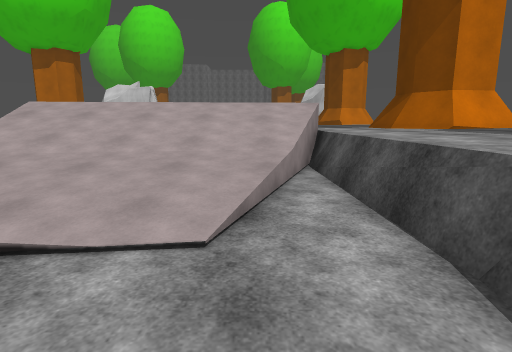
view 1 (above)

18 first-person views from a walk through a scene from a Unity 3-D project. The camera is 1.5 m above the floor, tilts 10° down and sees 80° across. The floor is counted in squares, 1 m on a side. Each view is taken from the middle of a square. On the plan, view 1 faces up. The plan holds only what a view shows up to about 15 squares ahead; the rest is blank. The place goes on beyond the plan. The player character is not drawn. Surface patterns are stand-ins for the level's own textures.

view 2
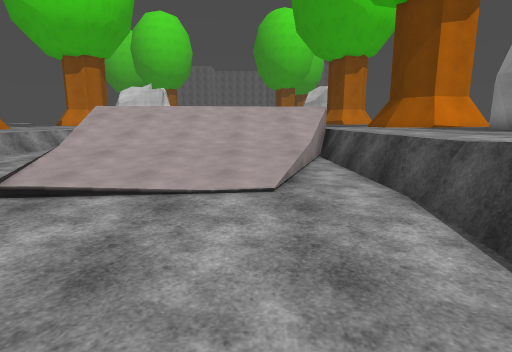

view 3
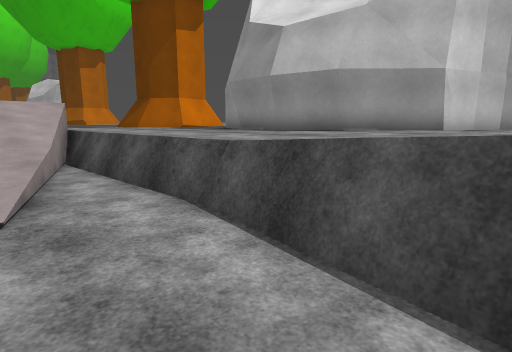

view 4
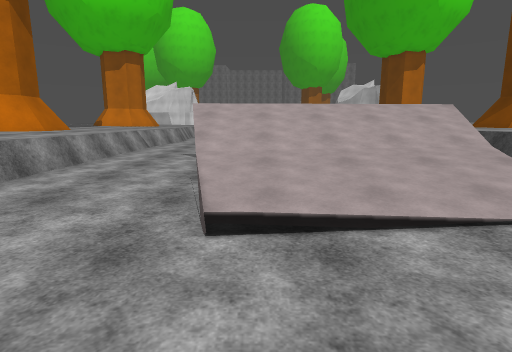

view 5
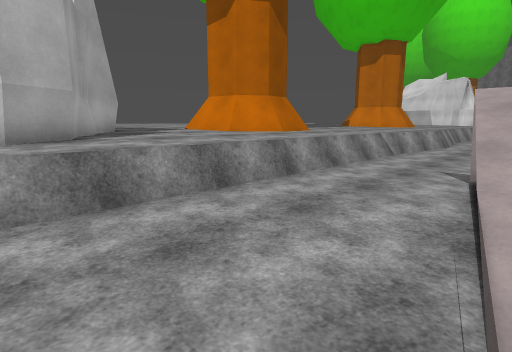

view 6
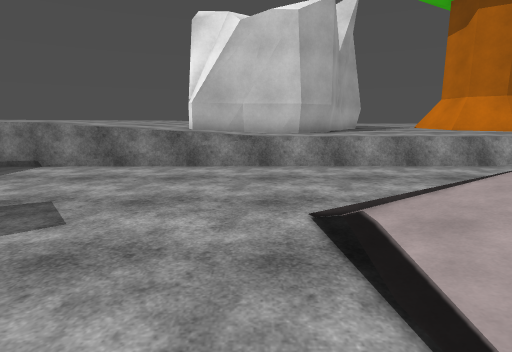

view 7
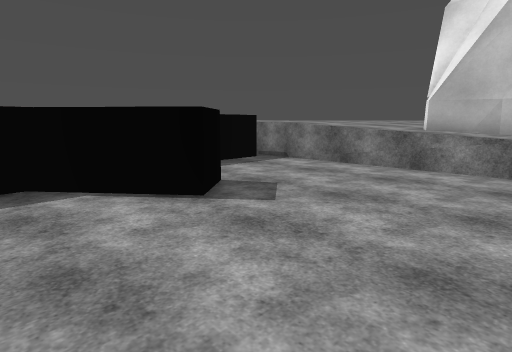

view 8
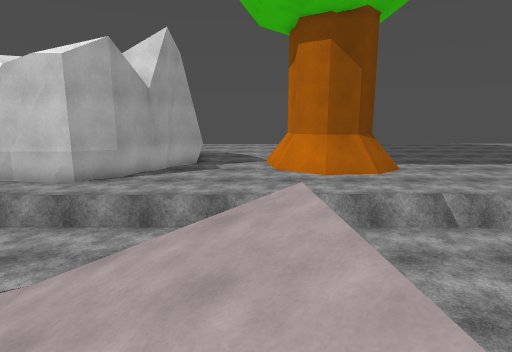

view 9
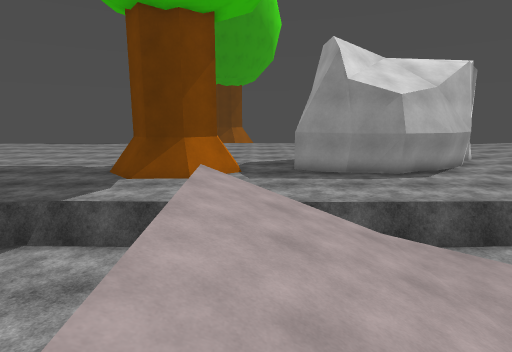

view 10
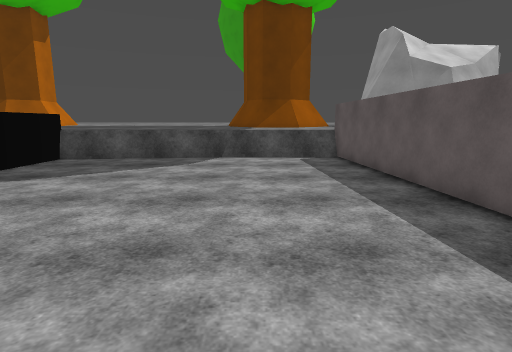

view 11
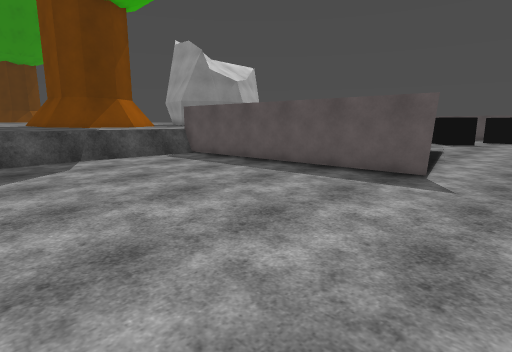

view 12
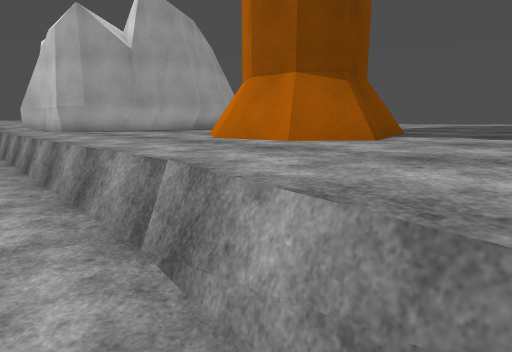

view 13
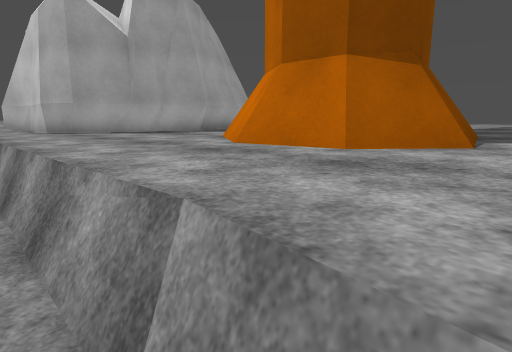

view 14
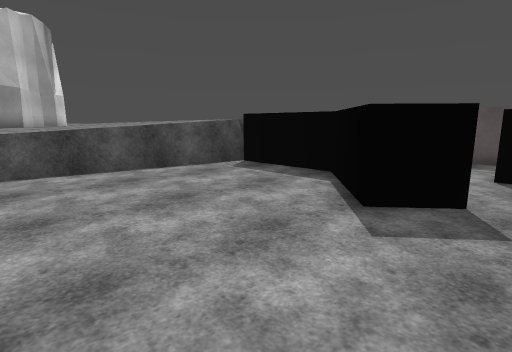

view 15
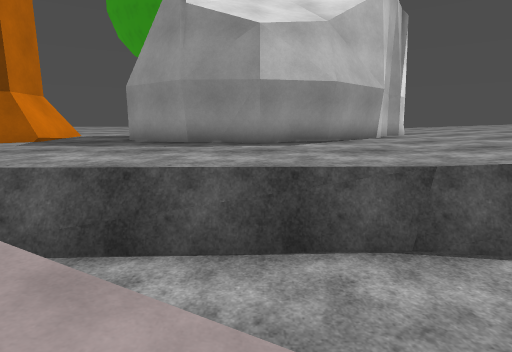

view 16
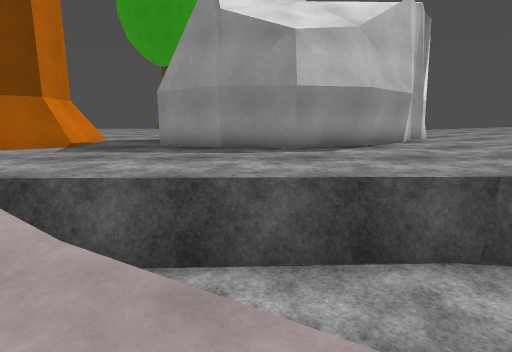

view 17
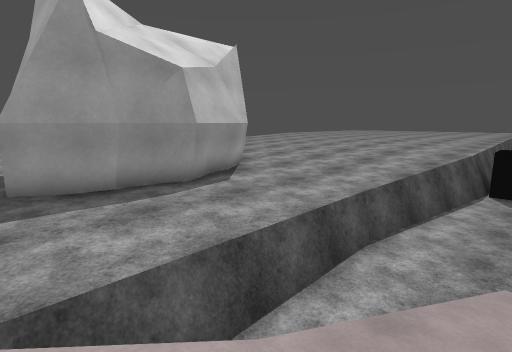

view 18
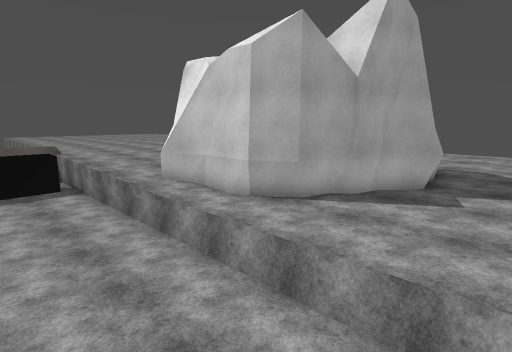

### Floor plan
Key: @ floor where view 1 was taken; # wall or solid block; . main floor; : floor 0.25 m higher than the main floor; + floor 1 m higher than the main floor; * floor 1.25 m higher than the main floor; % floor 1.5 m higher than the main floor; / step, stairs or slope; = window, fence, low wall or low ledge; ^ raised ledge; v drop or lower ground.
Columns run from 18 left of view 1 to 13 right of it. Each row starts with its distance up from view 1.
 21 ++++++ .............=** ****
 20 ++++++..............=*******
 19 +++++/..............=*******
 18 =++++=..............=******
 17 #=+++=..............=****=#
 16 ##++++..............=***=##
 15 ##++++..............=***=#
 14 ##++++..............=***=#=
 13 #=++++..............v****####=
 12 =+++++.... //////////*****===***
 11 ++++++....//////////v***********
 10 ++++++....//////////v*********
  9 ++++++....#/////////=*****#
  8 +++++/..../////////==*****#
  7 +++++/.....////////.=****##
  6 ##+++/.....////////.=****#
  5  ##++/.....////////.=****#
  4   ##+/...../..:::/..=****##
  3    #+/..............=****##
  2    #+/..............=*****##
  1    #++..............=******##
  0    ##*............@.=*******###
 -1   ****..............=*********##
 -2  *****..............=%%%*******#
 -3  %%%**......# ......=%%%%%%%****
 -4   %%%%......   ....==%%%%  %%%%%
 -5    %%%......   ^^^^v%%%%    %%%%
 -6       ....         ^%%%

Where each view was taken, in squares from view 1:
view 1: 0 up, 0 right, facing up
view 2: 3 down, 1 left, facing up
view 3: 2 down, 1 left, facing up-right
view 4: 1 down, 6 left, facing up
view 5: 3 up, 7 left, facing up-left
view 6: 2 up, 2 left, facing left
view 7: 3 up, 2 left, facing down-left
view 8: 11 up, 3 left, facing left
view 9: 11 up, 6 left, facing right
view 10: 16 up, 11 left, facing right
view 11: 21 up, 11 left, facing down-right
view 12: 21 up, 11 left, facing down-left
view 13: 19 up, 12 left, facing down-left
view 14: 3 up, 8 left, facing down-right
view 15: 5 up, 2 left, facing right
view 16: 6 up, 2 left, facing right
view 17: 10 up, 1 left, facing down-right
view 18: 11 up, 8 left, facing down-left
